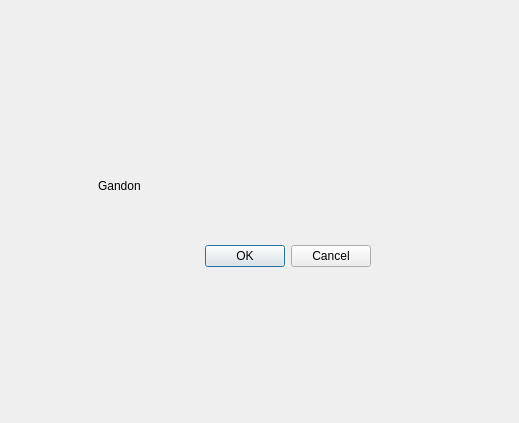
<?xml version="1.0" encoding="UTF-8"?>
<ui version="4.0">
 <class>Dialog</class>
 <widget class="QDialog" name="Dialog">
  <property name="geometry">
   <rect>
    <x>0</x>
    <y>0</y>
    <width>519</width>
    <height>423</height>
   </rect>
  </property>
  <property name="windowTitle">
   <string>Dialog</string>
  </property>
  <widget class="QDialogButtonBox" name="buttonBox">
   <property name="geometry">
    <rect>
     <x>30</x>
     <y>240</y>
     <width>341</width>
     <height>32</height>
    </rect>
   </property>
   <property name="orientation">
    <enum>Qt::Orientation::Horizontal</enum>
   </property>
   <property name="standardButtons">
    <set>QDialogButtonBox::StandardButton::Cancel|QDialogButtonBox::StandardButton::Ok</set>
   </property>
  </widget>
  <widget class="QLabel" name="label">
   <property name="geometry">
    <rect>
     <x>98</x>
     <y>150</y>
     <width>181</width>
     <height>71</height>
    </rect>
   </property>
   <property name="text">
    <string>Gandon</string>
   </property>
  </widget>
 </widget>
 <resources/>
 <connections>
  <connection>
   <sender>buttonBox</sender>
   <signal>accepted()</signal>
   <receiver>Dialog</receiver>
   <slot>accept()</slot>
   <hints>
    <hint type="sourcelabel">
     <x>248</x>
     <y>254</y>
    </hint>
    <hint type="destinationlabel">
     <x>157</x>
     <y>274</y>
    </hint>
   </hints>
  </connection>
  <connection>
   <sender>buttonBox</sender>
   <signal>rejected()</signal>
   <receiver>Dialog</receiver>
   <slot>reject()</slot>
   <hints>
    <hint type="sourcelabel">
     <x>316</x>
     <y>260</y>
    </hint>
    <hint type="destinationlabel">
     <x>286</x>
     <y>274</y>
    </hint>
   </hints>
  </connection>
 </connections>
</ui>
